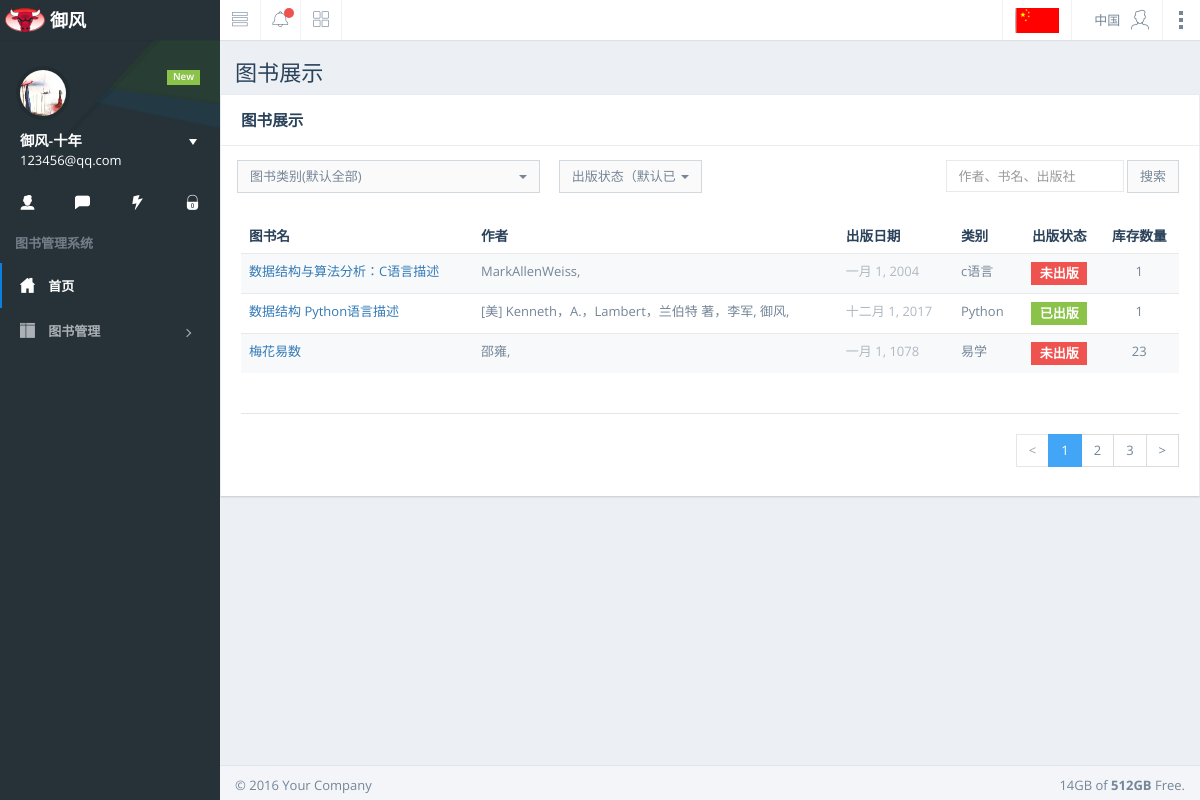
The page / on the database its author committed.
### mangagerbook/models.py (models this page shows, shortened)
class Book(models.Model):
    name = models.CharField(max_length=32, verbose_name='图书名')
    publish_year = models.DateField(verbose_name='出版日期')
    publish_add = models.DateTimeField(verbose_name='上架日期')
    price = models.IntegerField(verbose_name='价格')
    stocks = models.IntegerField(verbose_name='图书库存')
    status = models.BooleanField(verbose_name='出版状态，0未出版，1出版', default=True)
    type = models.ForeignKey('TypeBook')
    author = models.ManyToManyField('Author')
    publisher = models.ForeignKey('Publisher')
    info = models.OneToOneField('Details', blank=True, null=True, unique=True)

class Author(models.Model):
    name = models.CharField(max_length=32, verbose_name='作者名')
    address = models.CharField(max_length=32, verbose_name='作者所在地')
    phone = models.CharField(max_length=11, verbose_name='作者联系方式')
    email = models.EmailField(verbose_name='作者邮箱')
    authorinfo = models.TextField(verbose_name='作者简介')
    def __str__(self):
        return self.name

class TypeBook(models.Model):
    type_book = models.CharField(max_length=32, verbose_name='图书类型')
    def __str__(self):
        return self.type_book

### mangagerbook/views.py (the view)
# urls.py: url(r'^$', index.as_view()),
class index(ListView):
    template_name = 'book.html'         #指定一个HTML
    model = Book                        #指定一个模型，这里Book相当于Book.objects.all()，
    context_object_name = 'book_obj'    #上下文的名字
    def get_queryset(self):
        queryset = super(index, self).get_queryset()
        page = self.request.GET.get('page', 1)
        self.is_type = self.request.GET.get('type', '')         #这三个变量是前端提交搜索的各个状态值
        self.is_status = self.request.GET.get('status', '')
        self.search = self.request.GET.get('search', '')
        if self.is_type and self.is_status:
            queryset = self.model.objects.filter(
                (Q(name__icontains=self.search) | Q(author__name__icontains=self.search)) & Q(type=self.is_type) & Q(status=self.is_status))
        elif self.is_type:
            queryset = self.model.objects.filter(
                (Q(name__icontains=self.search) | Q(author__name__icontains=self.search)) & Q(type=self.is_type)
            )
        elif self.is_status:
            queryset = self.model.objects.filter(
                (Q(name__icontains=self.search) | Q(author__name__icontains=self.search)) & Q(status=self.is_status)
            )
        elif self.search:
            queryset = self.model.objects.filter(
                (Q(name__icontains=self.search) | Q(author__name__icontains=self.search)
                 ))
        print(self.request.GET)
        p = Paginator(queryset, 3)
        people = p.page(page)
        return people
    def get_context_data(self, **kwargs):
        type_all = TypeBook.objects.all()
        context = super(index, self).get_context_data(**kwargs)     #
        context['type_all'] = type_all
        try:
            context['is_type'] = int(self.is_type)
        except:
            context['is_type'] = ''
        try:
            context['is_status'] = int(self.is_status)
        except:
            pass
        context['search'] = self.search
        print(context)
        return context

### templates/book.html (shortened to what this page needs)
{% extends 'base.html' %}
{% block css %}
    <link href="/static/plugins/switchery/switchery.min.css" rel="stylesheet">
    <link href="/static/plugins/bootstrap-select/bootstrap-select.min.css" rel="stylesheet">
    <link href="/static/plugins/bootstrap-tagsinput/bootstrap-tagsinput.min.css" rel="stylesheet">
    <link href="/static/plugins/chosen/chosen.min.css" rel="stylesheet">
    <link href="/static/plugins/noUiSlider/nouislider.min.css" rel="stylesheet">
    <link href="/static/plugins/select2/css/select2.min.css" rel="stylesheet">
    <link href="/static/plugins/bootstrap-timepicker/bootstrap-timepicker.min.css" rel="stylesheet">
    <link href="/static/plugins/bootstrap-datepicker/bootstrap-datepicker.min.css" rel="stylesheet">
{% endblock %}
{% block title %}
    图书展示
{% endblock %}
{% block content %}
    <div class="row">
        <div class="col-xs-12">
            <div class="panel">
                <div class="panel-heading">
                    <h3 class="panel-title">图书展示</h3>
                </div>
                <div class="panel-body">
                    <div class="pad-btm form-inline">
                        <div class="row">
                            <form action="{% url 'index' %}" method="get">
                                <div class="col-sm-4 table-toolbar-left">
                                    <select class="selectpicker" data-live-search="true" data-width="100%" name="type" >
                                        <option value="">图书类别(默认全部)</option>
                                    </select>
                                </div>
                                <div class="col-sm-2 table-toolbar-right">
                                    <select class="selectpicker" data-width="100%" name="status" >
                                        <option value="True" selected="selected">出版状态（默认已出版）</option>
                                    </select>
                                </div>
                                <div class="col-sm-6 table-toolbar-right">
                                    <div class="form-group">
                                        <input type="text" autocomplete="off" class="form-control" placeholder="作者、书名、出版社"
                                                   id="demo-input-search2" name="search"
                                                   value="{% ifequal search '' %}{% else %}{{ search }}{% endifequal %}">
                                    </div>
                                    <div class="btn-group">
                                        <input class="btn btn-default" type='submit' value="搜索">
                                    </div>
                                </div>
                            </form>
                        </div>
                    </div>
                    <div class="table-responsive">
                        <table class="table table-striped">
                            <thead>
                                <tr>
                                    <th>图书名</th>
                                    <th>作者</th>
                                    <th>出版日期</th>
                                    <th>类别</th>
                                    <th class="text-center">出版状态</th>
                                    <th class="text-center">库存数量</th>
                                </tr>
                            </thead>
                            <tbody>
                                {% for book in book_obj %}
                                    <tr>
                                        <td><a href="#" class="btn-link">{{ book.name }}</a></td>
                                        <td>{% for author_name in book.author.all %}{{ author_name }},  {% endfor %}</td>
                                        <td><span class="text-muted">{{ book.publish_year }}</span></td>
                                        <td>{{ book.type }}</td>
                                        {% if book.status %}
                                            <td class="text-center">
                                                <div class="label label-table label-success">已出版</div>
                                            </td>
                                        {% else %}
                                            <td class="text-center">
                                                <div class="label label-table label-danger">未出版</div>
                                            </td>
                                        {% endif %}
                                            <td class="text-center">{{ book.stocks }}
                                            </td>
                                    </tr>
                                {% endfor %}
                            </tbody>
                        </table>
                    </div>
                    <hr>
                    <div class="pull-right">
                        <ul class="pagination text-nowrap mar-no">
                            {% if book_obj.has_previous %}
                                <li class="page-pre">
                                    <a href="?page={{ book_obj.previous_page_number }}">&lt;</a>
                                </li>
                            {% else %}
                                <li class="page-pre disabled">
                                    <a href="#">&lt;</a>
                                </li>
                            {% endif %}
                            {% for page in book_obj.paginator.page_range %}
                                {% if book_obj.number == page %}
                                    <li class="page-number active">
                                        <a href="?page={{ page }}">{{ page }}</a>
                                    </li>
                                {% else %}
                                    <li class="page-number">
                                        <a href="?page={{ page }}">{{ page }}</a>
                                    </li>
                                {% endif %}
                            {% endfor %}
                            {% if book_obj.has_next %}
                                <li class="page-next">
                                    <a href="?page={{ book_obj.next_page_number }}">&gt;</a>
                                </li>
                            {% else %}
                                <li class="page-next disabled">
                                    <a href="#">&gt;</a>
                                </li>
                            {% endif %}
                        </ul>
                    </div>
                </div>
            </div>
        </div>
    </div>
{% endblock %}

### rows shown on the page
Book: name "数据结构与算法分析：C语言描述", publish_year "一月 1, 2004", type "c语言", status "未出版", stocks "1"
Author: name "MarkAllenWeiss"
Book: name "数据结构 Python语言描述", publish_year "十二月 1, 2017", type "Python", status "已出版", stocks "1"
Author: name "[美] Kenneth，A.，Lambert，兰伯特 著，李军"
Author: name "御风"
Book: name "梅花易数", publish_year "一月 1, 1078", type "易学", status "未出版", stocks "23"
Author: name "邵雍"

### other values the page prints
{{ page }} "1"
{{ page }} "2" "3"
